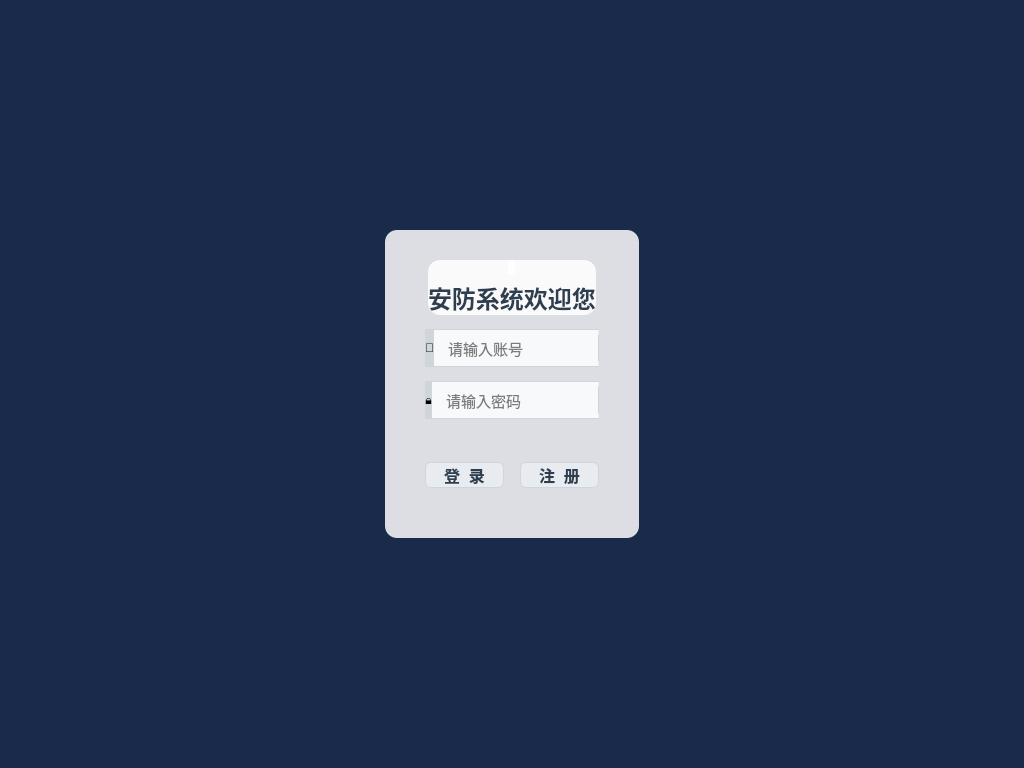
<?xml version="1.0" encoding="UTF-8"?>
<ui version="4.0">
 <class>LoginWidget</class>
 <widget class="QWidget" name="LoginWidget">
  <property name="geometry">
   <rect>
    <x>0</x>
    <y>0</y>
    <width>1024</width>
    <height>768</height>
   </rect>
  </property>
  <property name="windowTitle">
   <string>安防系统 - 登录</string>
  </property>
  <property name="styleSheet">
   <string notr="true">background-color: #1a2a4a;</string>
  </property>
  <layout class="QVBoxLayout" name="rootLayout">
   <property name="leftMargin">
    <number>0</number>
   </property>
   <property name="topMargin">
    <number>0</number>
   </property>
   <property name="rightMargin">
    <number>0</number>
   </property>
   <property name="bottomMargin">
    <number>0</number>
   </property>
   <item>
    <spacer name="topSpacer">
     <property name="orientation">
      <enum>Qt::Vertical</enum>
     </property>
     <property name="sizeHint" stdset="0">
      <size>
       <width>20</width>
       <height>100</height>
      </size>
     </property>
    </spacer>
   </item>
   <item alignment="Qt::AlignCenter">
    <widget class="QWidget" name="formContainer" native="true">
     <property name="fixedSize">
      <size>
       <width>420</width>
       <height>440</height>
      </size>
     </property>
     <property name="styleSheet">
      <string notr="true">background-color: rgba(255,255,255,0.85);
border-radius: 12px;</string>
     </property>
     <layout class="QVBoxLayout" name="formLayout">
      <property name="leftMargin">
       <number>40</number>
      </property>
      <property name="topMargin">
       <number>30</number>
      </property>
      <property name="rightMargin">
       <number>40</number>
      </property>
      <property name="bottomMargin">
       <number>30</number>
      </property>
      <property name="spacing">
       <number>14</number>
      </property>
      <!-- Title area -->
      <item alignment="Qt::AlignCenter">
       <widget class="QWidget" name="titleArea" native="true">
        <property name="fixedHeight">
         <number>90</number>
        </property>
        <layout class="QVBoxLayout" name="titleLayout">
         <property name="spacing">
          <number>6</number>
         </property>
         <property name="leftMargin">
          <number>0</number>
         </property>
         <property name="topMargin">
          <number>0</number>
         </property>
         <property name="rightMargin">
          <number>0</number>
         </property>
         <property name="bottomMargin">
          <number>0</number>
         </property>
         <item alignment="Qt::AlignCenter">
          <widget class="QLabel" name="logoIcon">
           <property name="fixedSize">
            <size>
             <width>48</width>
             <height>48</height>
            </size>
           </property>
           <property name="text">
            <string/>
           </property>
           <property name="pixmap">
            <string>:/icons/logo.png</string>
           </property>
           <property name="scaledContents">
            <bool>true</bool>
           </property>
          </widget>
         </item>
         <item alignment="Qt::AlignCenter">
          <widget class="QLabel" name="titleLabel">
           <property name="text">
            <string>安防系统欢迎您</string>
           </property>
           <property name="styleSheet">
            <string notr="true">font-size: 24px; font-weight: bold; color: #2c3e50; background: transparent;</string>
           </property>
          </widget>
         </item>
        </layout>
       </widget>
      </item>
      <!-- Username -->
      <item>
       <widget class="QWidget" name="userWidget" native="true">
        <property name="fixedHeight">
         <number>44</number>
        </property>
        <layout class="QHBoxLayout" name="userLayout">
         <property name="spacing">
          <number>0</number>
         </property>
         <property name="leftMargin">
          <number>0</number>
         </property>
         <property name="topMargin">
          <number>0</number>
         </property>
         <property name="rightMargin">
          <number>0</number>
         </property>
         <property name="bottomMargin">
          <number>0</number>
         </property>
         <item>
          <widget class="QLabel" name="userIcon">
           <property name="fixedSize">
            <size>
             <width>40</width>
             <height>44</height>
            </size>
           </property>
           <property name="styleSheet">
            <string notr="true">background-color: #d0d5db; border-radius: 6px 0 0 6px;</string>
           </property>
           <property name="text">
            <string>👤</string>
           </property>
           <property name="alignment">
            <set>Qt::AlignCenter</set>
           </property>
          </widget>
         </item>
         <item>
          <widget class="QLineEdit" name="usernameInput">
           <property name="placeholderText">
            <string>请输入账号</string>
           </property>
           <property name="styleSheet">
            <string notr="true">QLineEdit {
  border: 1px solid #d0d5db;
  border-left: none;
  border-radius: 0 6px 6px 0;
  padding: 8px 12px;
  background-color: #f8f9fa;
  font-size: 15px;
}
QLineEdit:focus {
  border-color: #4a90d9;
  background-color: #ffffff;
}</string>
           </property>
          </widget>
         </item>
        </layout>
       </widget>
      </item>
      <!-- Password -->
      <item>
       <widget class="QWidget" name="passWidget" native="true">
        <property name="fixedHeight">
         <number>44</number>
        </property>
        <layout class="QHBoxLayout" name="passLayout">
         <property name="spacing">
          <number>0</number>
         </property>
         <property name="leftMargin">
          <number>0</number>
         </property>
         <property name="topMargin">
          <number>0</number>
         </property>
         <property name="rightMargin">
          <number>0</number>
         </property>
         <property name="bottomMargin">
          <number>0</number>
         </property>
         <item>
          <widget class="QLabel" name="passIcon">
           <property name="fixedSize">
            <size>
             <width>40</width>
             <height>44</height>
            </size>
           </property>
           <property name="styleSheet">
            <string notr="true">background-color: #d0d5db; border-radius: 6px 0 0 6px;</string>
           </property>
           <property name="text">
            <string>🔒</string>
           </property>
           <property name="alignment">
            <set>Qt::AlignCenter</set>
           </property>
          </widget>
         </item>
         <item>
          <widget class="QLineEdit" name="passwordInput">
           <property name="echoMode">
            <enum>QLineEdit::Password</enum>
           </property>
           <property name="placeholderText">
            <string>请输入密码</string>
           </property>
           <property name="styleSheet">
            <string notr="true">QLineEdit {
  border: 1px solid #d0d5db;
  border-left: none;
  border-radius: 0 6px 6px 0;
  padding: 8px 12px;
  background-color: #f8f9fa;
  font-size: 15px;
}
QLineEdit:focus {
  border-color: #4a90d9;
  background-color: #ffffff;
}</string>
           </property>
          </widget>
         </item>
        </layout>
       </widget>
      </item>
      <!-- Status label -->
      <item alignment="Qt::AlignCenter">
       <widget class="QLabel" name="statusLabel">
        <property name="text">
         <string/>
        </property>
        <property name="styleSheet">
         <string notr="true">color: #e74c3c; font-size: 13px; background: transparent;</string>
        </property>
       </widget>
      </item>
      <!-- Buttons -->
      <item>
       <layout class="QHBoxLayout" name="btnLayout">
        <property name="spacing">
         <number>16</number>
        </property>
        <item>
         <widget class="QPushButton" name="loginBtn">
          <property name="text">
           <string>登  录</string>
          </property>
          <property name="fixedHeight">
           <number>44</number>
          </property>
          <property name="cursor">
           <cursorShape>PointingHandCursor</cursorShape>
          </property>
          <property name="styleSheet">
           <string notr="true">QPushButton {
  background-color: #e8ecf0;
  color: #2c3e50;
  border: 1px solid #d0d5db;
  border-radius: 6px;
  font-size: 16px;
  font-weight: bold;
}
QPushButton:hover {
  background-color: #dce0e6;
  border-color: #b8bfc7;
}
QPushButton:pressed {
  background-color: #d0d5db;
}</string>
          </property>
         </widget>
        </item>
        <item>
         <widget class="QPushButton" name="registerBtn">
          <property name="text">
           <string>注  册</string>
          </property>
          <property name="fixedHeight">
           <number>44</number>
          </property>
          <property name="cursor">
           <cursorShape>PointingHandCursor</cursorShape>
          </property>
          <property name="styleSheet">
           <string notr="true">QPushButton {
  background-color: #e8ecf0;
  color: #2c3e50;
  border: 1px solid #d0d5db;
  border-radius: 6px;
  font-size: 16px;
  font-weight: bold;
}
QPushButton:hover {
  background-color: #dce0e6;
  border-color: #b8bfc7;
}
QPushButton:pressed {
  background-color: #d0d5db;
}</string>
          </property>
         </widget>
        </item>
       </layout>
      </item>
      <item>
       <spacer name="bottomSpacer">
        <property name="orientation">
         <enum>Qt::Vertical</enum>
        </property>
        <property name="sizeHint" stdset="0">
         <size>
          <width>20</width>
          <height>20</height>
         </size>
        </property>
       </spacer>
      </item>
     </layout>
    </widget>
   </item>
   <item>
    <spacer name="bottomSpacer2">
     <property name="orientation">
      <enum>Qt::Vertical</enum>
     </property>
     <property name="sizeHint" stdset="0">
      <size>
       <width>20</width>
       <height>100</height>
      </size>
     </property>
    </spacer>
   </item>
  </layout>
 </widget>
 <resources/>
 <connections/>
</ui>
